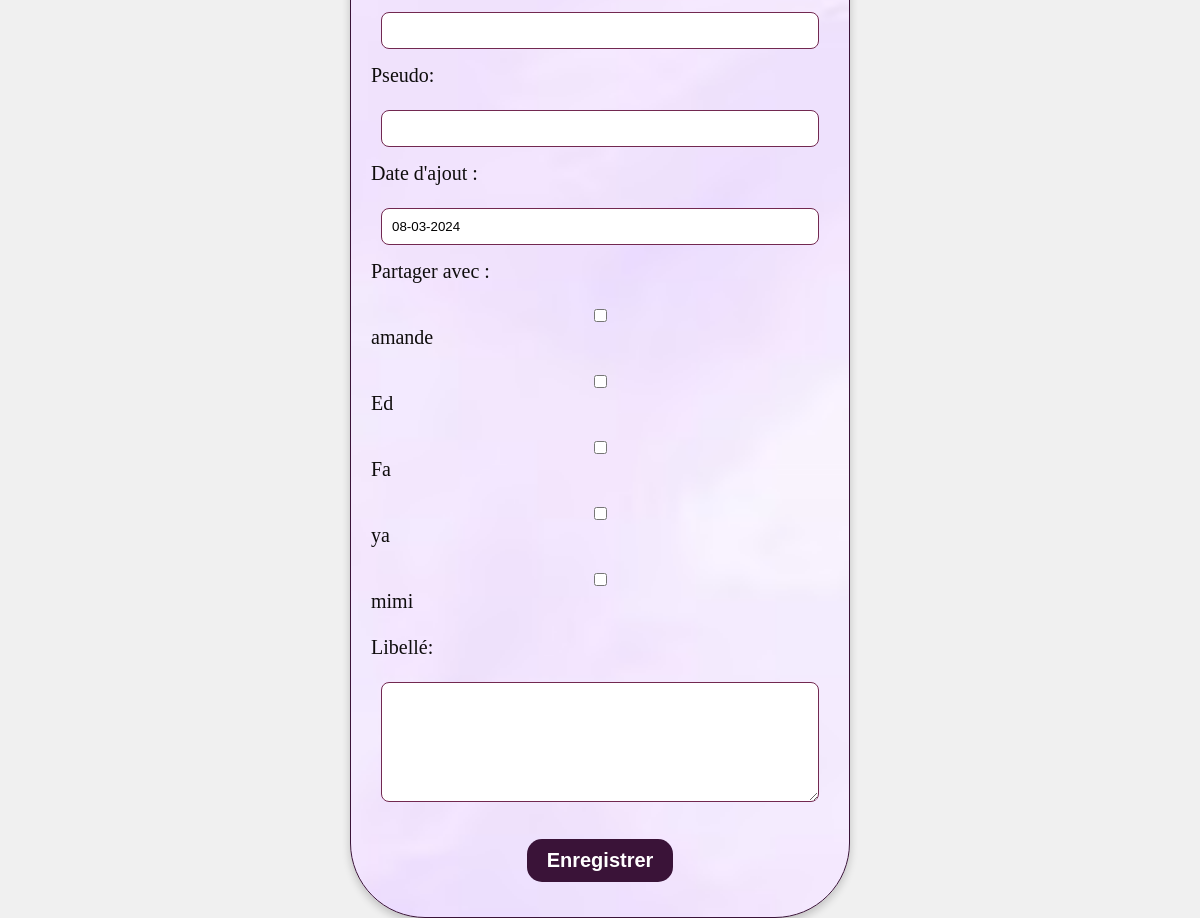
Page /vue/postitVue.php on the earlier database version.
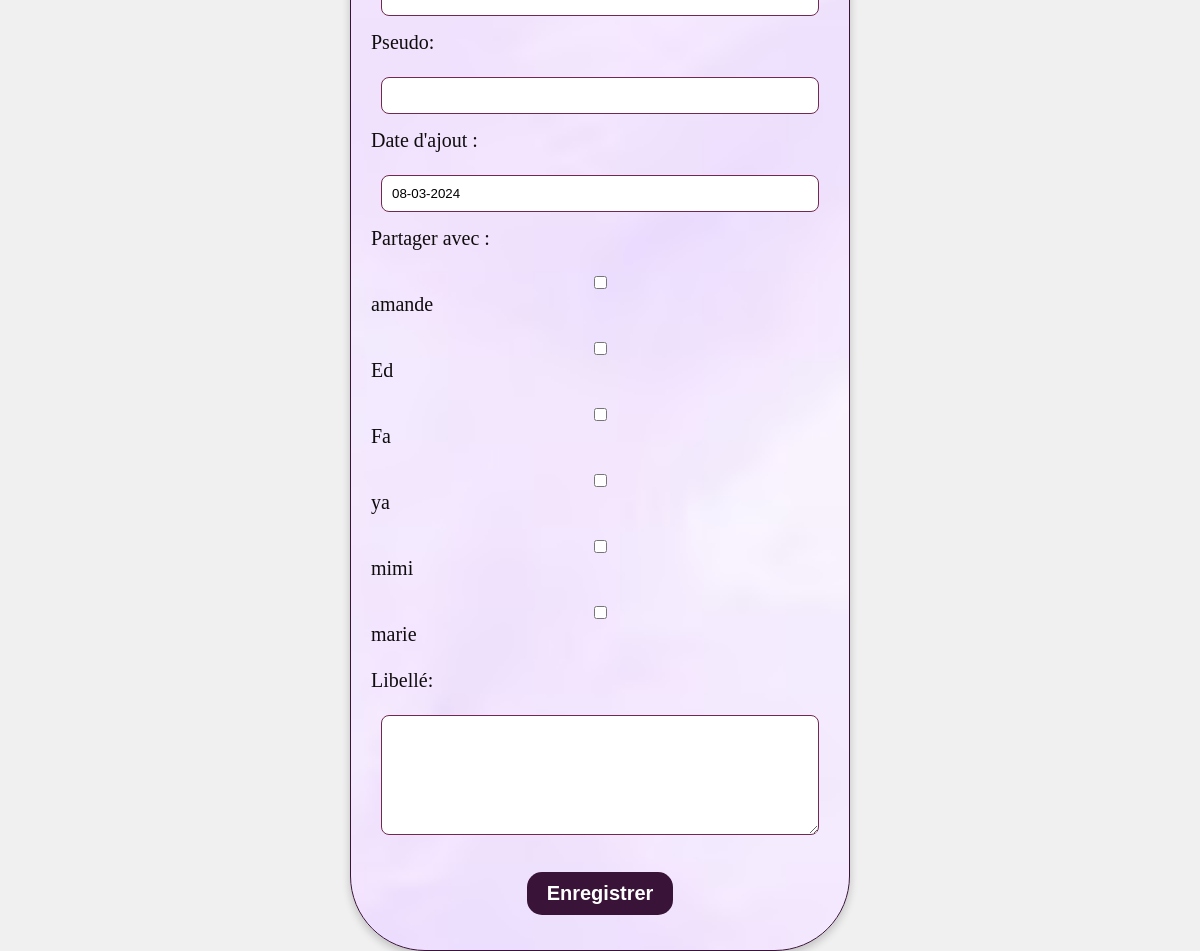
Same page on the later database version.
### tables this page shows
CREATE TABLE USER (
    IDUSER INTEGER PRIMARY KEY AUTOINCREMENT,
    PSEUDO TEXT NOT NULL,
    NOM TEXT NOT NULL,
    PRENOM TEXT NOT NULL,
    DATEDENAISSANCE TEXT NOT NULL,
    MAIL TEXT NOT NULL,
    MDP TEXT NOT NULL
);

### controleur/ajoutpostitControleur.php (called while the page is built, shortened)
<?php
require_once __DIR__ . '/../modele/PostitModel.php';
require_once __DIR__ . '/../vue/postitVue.php';
$postitModel = new PostitModel();
$users = $postitModel->getAllUsers();
include_once('../vue/postitVue.php');
?>

### modele/PostitModel.php (called while the page is built, shortened)
<?php
class PostitModel {
    private $db;
    public function __construct() {
        $this->db = new PDO('sqlite:C:/laragon/www/ProjetTER/src/bdd/scrip.sqlite');
    }
    public function getAllUsers() {
        $sql = "SELECT IDUSER, PSEUDO FROM USER";
        $stmt = $this->db->prepare($sql);
        $stmt->execute();
        return $stmt->fetchAll(PDO::FETCH_ASSOC);
    }
}
?>

### vue/postitVue.php (the view, shortened to what this page needs)
<!DOCTYPE html>
<html lang="en">
<head>
    <link rel="stylesheet" href="styles/style2.css">
</head>
<body>
    <?php include_once('../controleur/ajoutpostitControleur.php'); ?>
    <div class="d1">
        <div>
            <form action="../controleur/ajoutpostitControleur.php" method="post" class="formulaire">
                <label for="titre">Titre :</label><br>
                <input type="text" id="titre" name="titre" maxlength="150" required>
                <br>
                <label for="pseudo">Pseudo:</label><br>
                <input type="text" id="pseudo" name="pseudo" class="pseudo" required><br>
                <label for="datedecreation">Date d'ajout :</label><br>
                <?php $datedecreation = date('d-m-Y'); ?>
                <input type="text" id="datedecreation" name="datedecreation" value="<?php echo $datedecreation; ?>"
                    readonly>
                <br>
                <label for="users">Partager avec :</label><br>
                <?php foreach ($users as $user): ?><?php if ($user['IDUSER'] != $_SESSION['userId']){?>
                    <input type="checkbox" id="user_<?php echo $user['IDUSER']; ?>" name="users[]"
                        value="<?php echo $user['IDUSER']; ?>">
                    <label for="user_<?php echo $user['IDUSER']; ?>">
                        <?php echo $user['PSEUDO']; ?>
                    </label><br>
                    <?php } ?>
                <?php endforeach; ?>
                <label for="libelle">Libellé:</label><br>
                <textarea id="libelle" name="libelle" class="libelle" required></textarea>
                <br><br>
                <input type="submit" value="Enregistrer">
            </form>
        </div>
    </div>
</body>
</html>

### vue/styles/style2.css (style rules this page uses)
* { box-sizing: border-box; }
body { display: flex; justify-content: center; align-items: center; height: 100vh; margin: 0; background-color: #f0f0f0; }
.d1 { text-align: center; width: 500px; padding: 20px; border: 1px solid #3a1338; border-radius: 75px; box-shadow: 0 4px 8px rgba(0, 0, 0, 0.2); background: url('fondd.png') center center/cover no-repeat; overflow: auto; }
label { display: block; margin-bottom: 5px; text-align: left; color: #0f0d0d; font-size: 20px; font-family: 'Times New Roman', Times, serif; }
.formulaire { width: 100%; }
input[type="text"], input[type="submit"], textarea { width: calc(100% - 20px); padding: 10px; margin-bottom: 15px; border: 1px solid #722850; border-radius: 8px; }
textarea.libelle { min-height: 120px; resize: vertical; }
input[type="submit"] { background-color: #3a1338; color: #fff; cursor: pointer; transition: background-color 0.3s; border: none; padding: 10px 20px; border-radius: 15px; font-weight: bold; font-size: 20px; width: auto; }

Differences in the rows shown:
added user: PSEUDO "marie"
